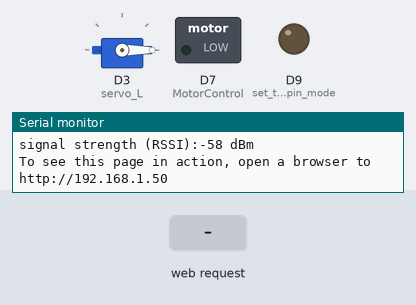
Recording of a sketch running on a simulated Arduino MKR. Shown: servo, switched loads named in the sketch (green lamp = pin HIGH), output pins drawn as LEDs (lit = HIGH), the last lines printed to the serial monitor. The inputs (shaded band) are chosen by the test bench. WiFi joins after 1.5 s; servers stay silent unless stated.

Above: at 14.7 s.
14.8 s: HTTP request GET /H received
At 15.6 s:
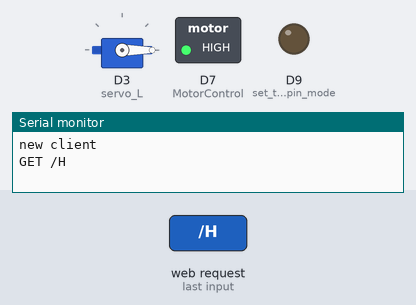
17.8 s: HTTP request GET /S received
At 18.26 s:
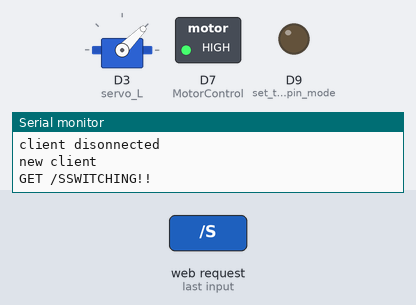
At 18.86 s:
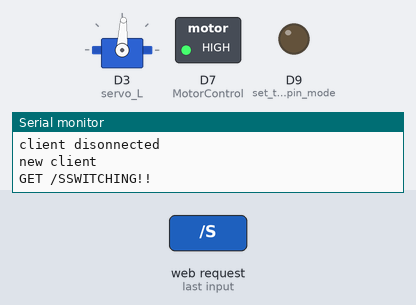
Timing chart, 0 to 21.2 s (numbered marks = the images above; inputs shaded):
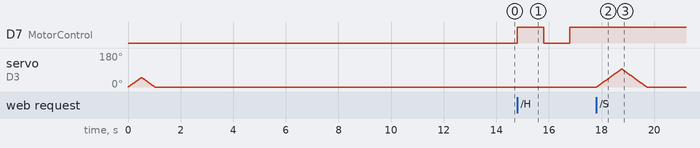

Measured:
- after the input at 14.8 s, D7 (MotorControl): LOW → HIGH at once, → LOW 1.0 s later, → HIGH 1.0 s later
- after the input at 17.8 s, servo on D3 (servo_L): rises from 0° to 95° in 0.94 s, then falls to 0° in 0.96 s

The sketch:

fmundanewindowservo.ino
```cpp
#include <SPI.h>
#include <WiFiNINA.h>
#include "arduino_secrets.h"
#include <Servo.h>


int i = 0;
int k = 0;


Servo servo_L;
///////please enter your sensitive data in the Secret tab/arduino_secrets.h
char ssid[] = SECRET_SSID;        // your network SSID (name)
char pass[] = SECRET_PASS;    // your network password (use for WPA, or use as key for WEP)
int keyIndex = 0;                 // your network key Index number (needed only for WEP)

int status = WL_IDLE_STATUS;

WiFiServer server(9222);

int MotorControl = 7;    // Digital Arduino Pin used to control the motor

// the setup routine runs once when you press reset:
void setup()  {
    servo_L.attach(3);

    for (i = 0; i <= 50; i += 1) {
    servo_L.write(i);
    delay(10); // Wait for 50 millisecond(s)
  }
  for (k = 50; k >= 0; k -= 1) {
    servo_L.write(k);
    delay(10); // Wait for 50 millisecond(s)
  }
  delay(1000);

  Serial.begin(9600);
  // declare pin 5 to be an output:
  pinMode(MotorControl, OUTPUT);
       // initialize serial communication
  pinMode(9, OUTPUT);      // set the LED pin mode

  // check for the WiFi module:

  if (WiFi.status() == WL_NO_MODULE) {

    Serial.println("Communication with WiFi module failed!");

    // don't continue

    while (true);

  }

  String fv = WiFi.firmwareVersion();

  if (fv < WIFI_FIRMWARE_LATEST_VERSION) {

    Serial.println("Please upgrade the firmware");

  }

  // attempt to connect to Wifi network:

  while (status != WL_CONNECTED) {

    Serial.print("Attempting to connect to Network named: ");

    Serial.println(ssid);                   // print the network name (SSID);

    // Connect to WPA/WPA2 network. Change this line if using open or WEP network:

    status = WiFi.begin(ssid, pass);

    // wait 10 seconds for connection:

    delay(10000);

  }

  server.begin();                           // start the web server on port 80

  printWifiStatus();                        // you're connected now, so print out the status
}

// the loop routine runs over and over again forever:
void loop()  {

  WiFiClient client = server.available();   // listen for incoming clients

  if (client) {                             // if you get a client,

    Serial.println("new client");           // print a message out the serial port

    String currentLine = "";                // make a String to hold incoming data from the client

    while (client.connected()) {            // loop while the client's connected

      if (client.available()) {             // if there's bytes to read from the client,

        char c = client.read();             // read a byte, then

        Serial.write(c);                    // print it out the serial monitor

        if (c == '\n') {                    // if the byte is a newline character

          // if the current line is blank, you got two newline characters in a row.

          // that's the end of the client HTTP request, so send a response:

          if (currentLine.length() == 0) {

            // HTTP headers always start with a response code (e.g. HTTP/1.1 200 OK)

            // and a content-type so the client knows what's coming, then a blank line:

            client.println("HTTP/1.1 200 OK");

            client.println("Content-type:text/html");

            client.println();

            // the content of the HTTP response follows the header:

            client.print("Click <a href=\"/H\">here</a> turn the LED on pin 9 on<br>");

            client.print("Click <a href=\"/L\">here</a> turn the LED on pin 9 off<br>");

            // The HTTP response ends with another blank line:

            client.println();

            // break out of the while loop:

            break;

          } else {    // if you got a newline, then clear currentLine:

            currentLine = "";

          }

        } else if (c != '\r') {  // if you got anything else but a carriage return character,

          currentLine += c;      // add it to the end of the currentLine

        }

        // Check to see if the client request was "GET /H" or "GET /L":

        if (currentLine.endsWith("GET /H")) {
            digitalWrite(MotorControl,HIGH);// NO3 and COM3 Connected (the motor is running)
            digitalWrite(MotorControl,HIGH);
            digitalWrite(MotorControl,HIGH);
            delay(1000);
            digitalWrite(MotorControl,LOW);
            digitalWrite(MotorControl,LOW);
            digitalWrite(MotorControl,LOW);
            delay(1000);
            digitalWrite(MotorControl,HIGH);
            digitalWrite(MotorControl,HIGH);
            digitalWrite(MotorControl,HIGH);
        }
        if (currentLine.endsWith("GET /S")) {
          Serial.println("SWITCHING!!");
          for (i = 0; i <= 95; i += 1) {
            servo_L.write(i);
            delay(10); // Wait for 50 millisecond(s)
          }
          for (k = 95; k >= 0; k -= 1) {
            servo_L.write(k);
            delay(10); // Wait for 50 millisecond(s)
          }
        }
      }
    }

    // close the connection:

    client.stop();

    Serial.println("client disonnected");

  //digitalWrite(MotorControl,HIGH);// NO3 and COM3 Connected (the motor is running)
  //delay(1000); // wait 1000 milliseconds (1 second)
  //digitalWrite(MotorControl,LOW);// NO3 and COM3 Disconnected (the motor is not running)
  //delay(1000); // wait 1000 milliseconds (1 second)
}
}

void printWifiStatus() {

  // print the SSID of the network you're attached to:

  Serial.print("SSID: ");

  Serial.println(WiFi.SSID());

  // print your board's IP address:

  IPAddress ip = WiFi.localIP();

  Serial.print("IP Address: ");

  Serial.println(ip);

  // print the received signal strength:

  long rssi = WiFi.RSSI();

  Serial.print("signal strength (RSSI):");

  Serial.print(rssi);

  Serial.println(" dBm");

  // print where to go in a browser:

  Serial.print("To see this page in action, open a browser to http://");

  Serial.println(ip);
}
```

arduino_secrets.h
```cpp
#define SECRET_SSID "DYNAMIC-USER-N-2GHz"
#define SECRET_PASS "immersion"
```
